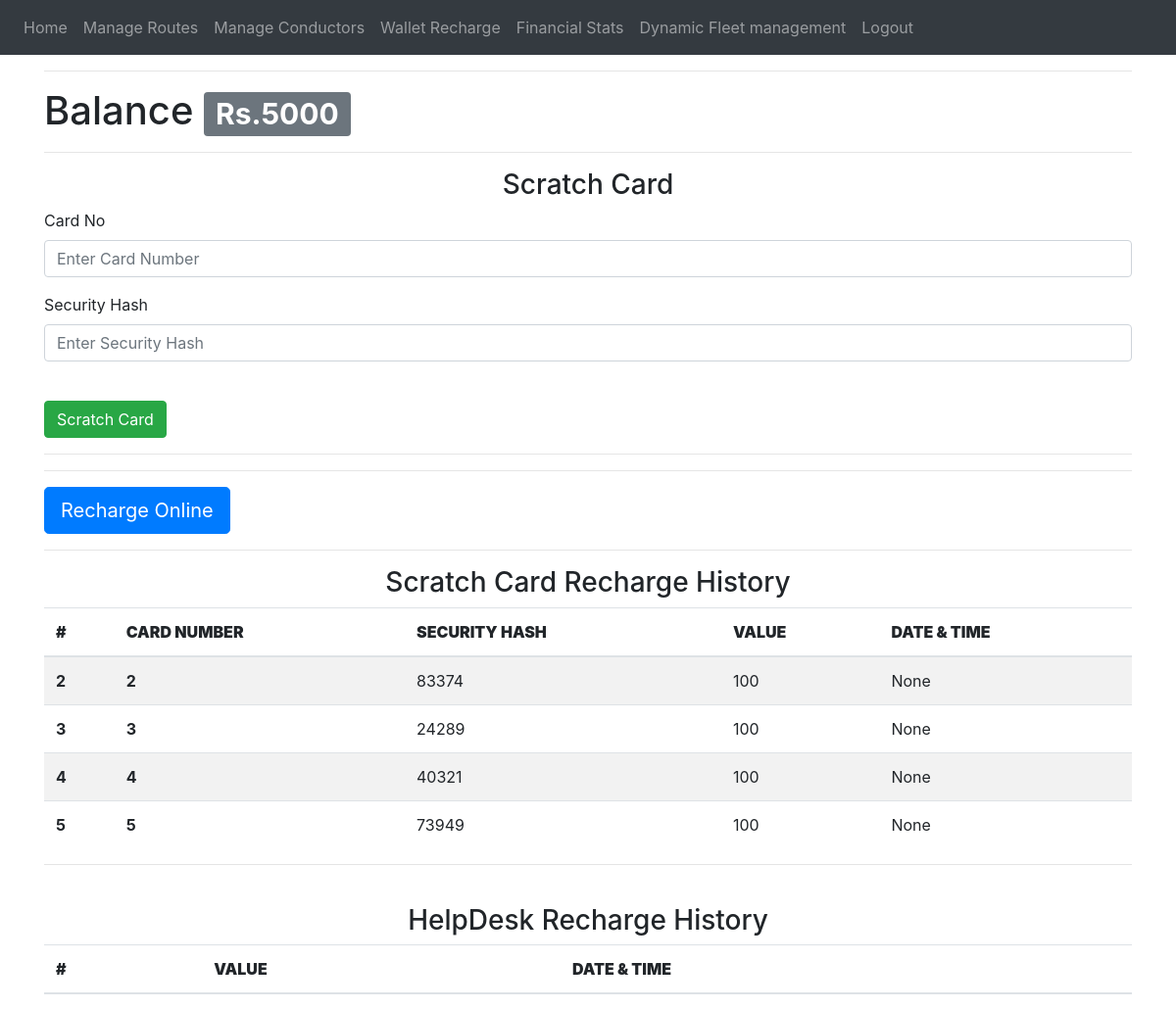
The page /user-wallet (signed in) on the database its author committed.
### website/models.py (models this page shows)
class User(db.Model, UserMixin):
    id = db.Column(db.Integer, primary_key=True)
    email = db.Column(db.String(150), unique=True)
    password = db.Column(db.String(150))
    name = db.Column(db.String(150))
    phone_number = db.Column(db.String(10))
    type = db.Column(db.String(1))
    account_number = db.Column(db.String(10))
    balance = db.Column(db.Integer)
    scratch_cards = db.relationship('Scratch_card')
    helpdesk_recharges = db.relationship('Helpdesk_recharge')
    trips = db.relationship('Trip')

class Scratch_card(db.Model,UserMixin):
    id = db.Column(db.Integer , primary_key = True)
    card_number =db.Column(db.Integer)
    security_hash = db.Column(db.Integer)
    value = db.Column(db.Integer)
    status = db.Column(db.String(1))
    user_id = db.Column(db.Integer , db.ForeignKey('user.id'))
    date = db.Column(db.String(10))

### website/views.py (the view, shortened to what this page needs)
@views.route('/user-wallet', methods=['GET', 'POST'])
@login_required
def user_wallet():
    history = current_user.scratch_cards
    help = current_user.helpdesk_recharges
    return render_template("user_wallet.html" , user = current_user , history=history , help = help )

### website/__init__.py (called while the page is built)
def create_app():
    app = Flask(__name__)
    app.config['SECRET_KEY'] = '#itsactuallyapassword'
    app.config['SQLALCHEMY_DATABASE_URI'] = f'sqlite:///{DB_NAME}'
    db.init_app(app)
    from .views import views
    from .auth import auth
    app.register_blueprint(views, url_prefix='/')
    app.register_blueprint(auth, url_prefix='/')
    from .models import User, Conductor_details
    create_database(app)
    login_manager = LoginManager()
    login_manager.login_view = 'auth.login'
    login_manager.init_app(app)
    @login_manager.user_loader
    def load_user(id):
        return User.query.get(int(id))
    return app

### website/templates/user_wallet.html (shortened to what this page needs)
{% extends "base.html" %}
{% block content %}
<hr>
<div>
  <h1>Balance <span class="badge badge-secondary">Rs.{{user.balance}}</span></h1>
<hr>
<form method="POST">
  <h3 align="center">Scratch Card</h3>
  <div class="form-group">
    <label for="from">Card No</label>
    <input
      type="text"
      class="form-control"
      id="card_number"
      name="card_number"
      placeholder="Enter Card Number"
    />
  </div>
  <div class="form-group">
    <label for="Security Hash">Security Hash</label>
    <input
      type="text"
      class="form-control"
      id="security_hash"
      name="security_hash"
      placeholder="Enter Security Hash"
    />
  </div>
  <br />
  <button type="submit" class="btn btn-primary btn-success">Scratch Card</button>
</form>
<hr>
<hr>
<div>
  <a class="btn btn-primary btn-lg " href="#" role="button">Recharge Online</a><br>
  <hr>
</div>
<div>
<h3 align="center">Scratch Card Recharge History</h3>
<table class="table table-striped">
  <thead>
    <tr>
      <th scope="col" ><b>#</b></th>
      <th scope="col"><b>CARD NUMBER</b></th>
      <th scope="col"><b>SECURITY HASH</b></th>
      <th scope="col"><b>VALUE</b></th>
      <th scope="col"><b>DATE & TIME</b></th>
    </tr>
  </thead>
  <tbody>
    {%for h in history%}
    <tr>
      <th>{{h.id}}</th>
      <th>{{h.card_number}}</th>
      <td>{{h.security_hash}}</td>
      <td>{{h.value}}</td>
      <td>{{h.date}}</td>
    </tr>
    {%endfor%}
  </tbody>
</table>
</div>
<hr><br>
<div>
  <h3 align="center">HelpDesk Recharge History</h3>
  <table class="table table-striped">
    <thead>
      <tr>
        <th scope="col" ><b>#</b></th>
        <th scope="col"><b>VALUE</b></th>
        <th scope="col"><b>DATE & TIME</b></th>
      </tr>
    </thead>
  </table>
  </div>
{% endblock %}

### rows shown on the page
User: balance "5000"
Scratch_card: id "2", card_number "2", security_hash "83374", value "100", date "None"
Scratch_card: id "3", card_number "3", security_hash "24289", value "100", date "None"
Scratch_card: id "4", card_number "4", security_hash "40321", value "100", date "None"
Scratch_card: id "5", card_number "5", security_hash "73949", value "100", date "None"
